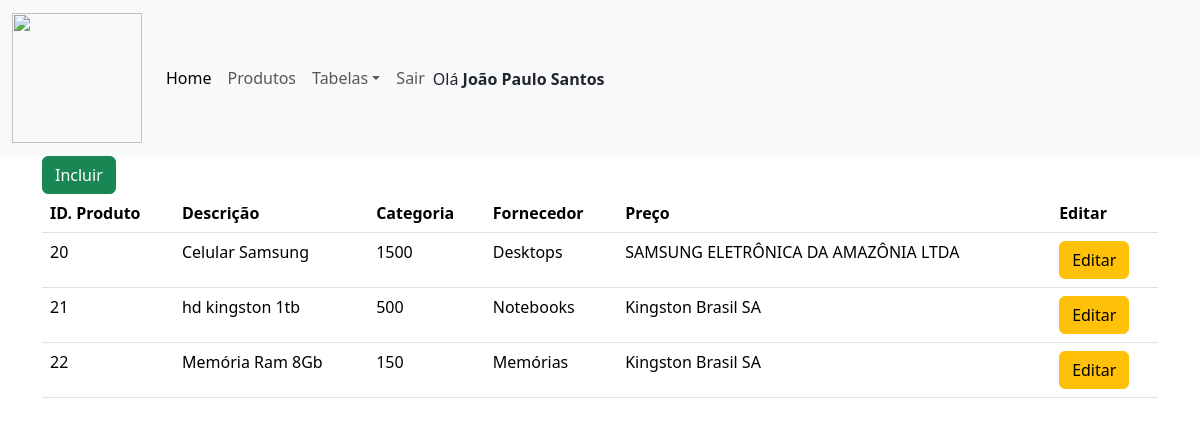
Screenshot of /admin/lista_produtos.php (signed in) with the database file from the repository.
### tables this page shows
CREATE TABLE `produtos` (
  `id_produto` int(11) NOT NULL,
  `id_categoria` int(11) NOT NULL DEFAULT 0,
  `desc_produto` varchar(80) NOT NULL,
  `id_fornecedor` int(11) NOT NULL DEFAULT 0,
  `quantidade` int(11) NOT NULL DEFAULT 0,
  `preco` float NOT NULL DEFAULT 0,
  `imagem` varchar(200) NOT NULL
);

CREATE TABLE `categorias` (
  `id_categoria` int(11) NOT NULL,
  `desc_categoria` varchar(60) NOT NULL
);

CREATE TABLE `fornecedores` (
  `id_fornecedor` int(11) NOT NULL,
  `nome_fornecedor` varchar(80) NOT NULL,
  `cpf_cnpj` varchar(25) NOT NULL,
  `cep` varchar(9) NOT NULL,
  `logradouro` varchar(60) NOT NULL,
  `numero` varchar(15) NOT NULL,
  `complemento` varchar(15) NOT NULL,
  `bairro` varchar(60) NOT NULL,
  `cidade` varchar(80) NOT NULL,
  `uf` varchar(5) NOT NULL,
  `email` varchar(100) NOT NULL,
  `celular` varchar(20) NOT NULL
);

### admin/lista_produtos.php (the view, shortened to what this page needs)
<html>
<head>
    <link href="https://cdn.jsdelivr.net/npm/bootstrap@5.3.3/dist/css/bootstrap.min.css" rel="stylesheet"
>
</head>
<body>
    <?php
    include 'menu.php';
    include 'conexao.php';
    ?>
    <div class="container">
    <a href="incluir_produtos.php" button type="button" class="btn btn-success">Incluir</a>
    <br>
    <table class="table table-hover">
        <thead>
        <tr>
            <th>ID. Produto</th>
            <th>Descrição</th>
            <th>Categoria</th>
            <th>Fornecedor</th>
            <th>Preço</th>
            <th>Editar</th>
        </tr>
        </thead>
        <tbody>
            <?php
                $sql = "select * from produtos  INNER JOIN categorias on produtos.id_categoria = categorias.id_categoria INNER JOIN fornecedores on produtos.id_fornecedor = fornecedores.id_fornecedor order by produtos.desc_produto";
                $busca_produto = mysqli_query($conexao, $sql);
                while($array = mysqli_fetch_array($busca_produto)){
                    $id_produto             = $array['id_produto'];
                    $desc_produto           = $array['desc_produto'];
                    $preco                  = $array['preco'];
                    $desc_categoria         = $array['desc_categoria'];
                    $nome_fornecedor        = $array['nome_fornecedor'];
            ?>
            <tr>
                <td><?php echo $id_produto ?></td>
                <td><?php echo $desc_produto ?></td>
                <td><?php echo $preco ?></td>
                <td><?php echo $desc_categoria ?></td>
                <td><?php echo $nome_fornecedor ?></td>
                <td><a href="editar_produtos.php?id_produto=<?php echo $id_produto ?>" button type="button" class="btn btn-warning">Editar</a></td>
            </tr>
            <?php } ?>
        </tbody>
    </table>
    </div>
</body>
</html>

### rows the page displays
produtos: id_produto "20", desc_produto "Celular Samsung", preco "1500", id_categoria.desc_categoria "Desktops", id_fornecedor.nome_fornecedor "SAMSUNG ELETRÔNICA DA AMAZÔNIA LTDA"
produtos: id_produto "21", desc_produto "hd kingston 1tb", preco "500", id_categoria.desc_categoria "Notebooks", id_fornecedor.nome_fornecedor "Kingston Brasil SA"
produtos: id_produto "22", desc_produto "Memória Ram 8Gb", preco "150", id_categoria.desc_categoria "Memórias", id_fornecedor.nome_fornecedor "Kingston Brasil SA"

### other values shown
$nome_usuario "João Paulo Santos"
